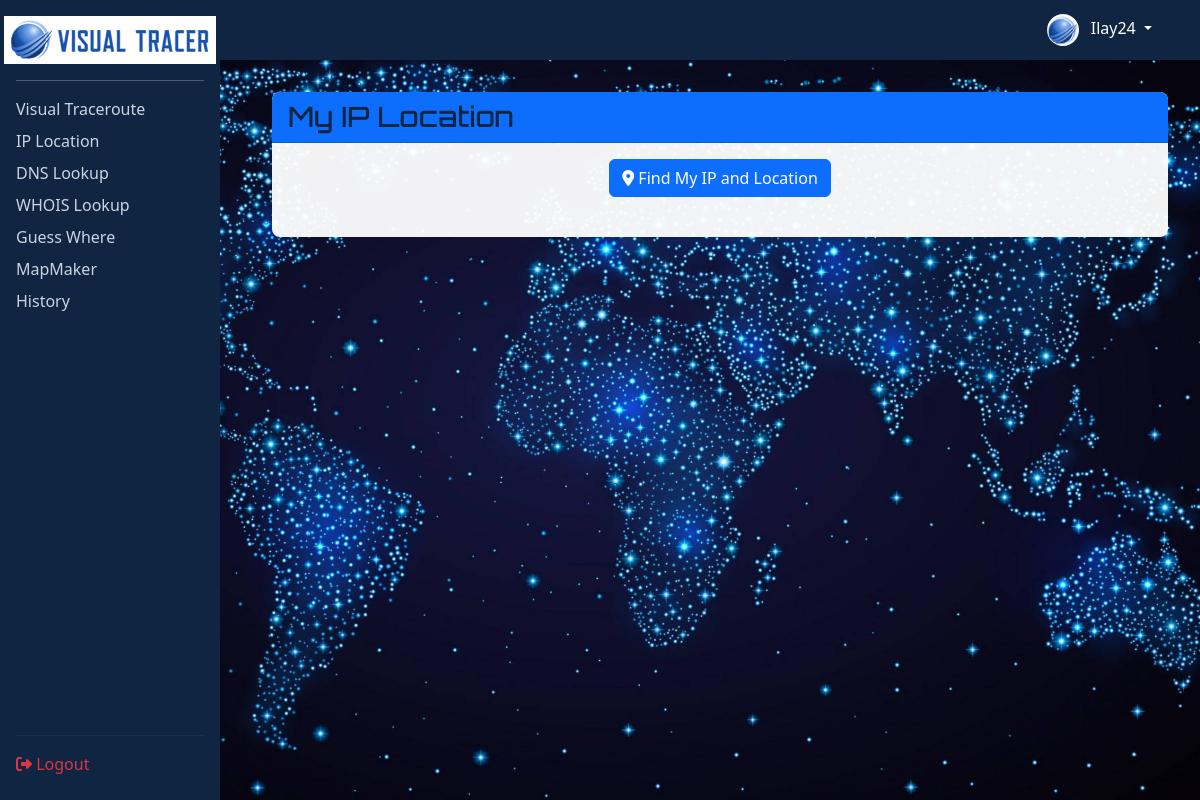
The app's page /tools/ip (signed in) with its own data.
### app/models.py (models this page shows, shortened)
class User(db.Model, UserMixin):
    id = db.Column(db.Integer, primary_key=True)
    username = db.Column(db.String(64), unique=True, nullable=False, index=True)
    email = db.Column(db.String(120), unique=True, nullable=False, index=True)
    password_hash = db.Column(db.String(128), nullable=False)
    profile_image = db.Column(db.String(120), default='default.jpg')
    bio = db.Column(db.Text, nullable=True)
    created_at = db.Column(db.DateTime, default=datetime.utcnow)
    updated_at = db.Column(db.DateTime, default=datetime.utcnow, onupdate=datetime.utcnow)
    trace_histories = db.relationship('TracerouteHistory', backref='user', lazy='dynamic', cascade='all, delete-orphan')

### app/routes/tools.py (the view)
@tools_bp.route('/ip')
@login_required
def ip_location():
    return render_template('tools/ip_location.html', title='IP Location')

### app/models.py (called while the page is built)
@login_manager.user_loader
def load_user(user_id):
    return User.query.get(int(user_id))

### app/templates/tools/ip_location.html (shortened to what this page needs)
{% extends "base.html" %}
{% block content %}
<div class="row">
    <div class="col-md-12">
        <div class="card">
            <div class="card-header bg-primary text-white">
                <h3 class="card-title mb-0">My IP Location</h3>
            </div>
            <div class="card-body">
                <div class="text-center mb-4">
                    <button id="find-ip" class="btn btn-primary">
                        <i class="fas fa-map-marker-alt"></i> Find My IP and Location
                    </button>
                </div>
            </div>
        </div>
    </div>
</div>
{% endblock %}

### app/templates/base.html (shortened to what this page needs)
<!DOCTYPE html>
<html lang="en">
<head>
    <link href="https://cdn.jsdelivr.net/npm/bootstrap@5.3.0/dist/css/bootstrap.min.css" rel="stylesheet">
    <link rel="stylesheet" href="https://cdnjs.cloudflare.com/ajax/libs/font-awesome/6.4.0/css/all.min.css">
    <link rel="stylesheet" href="https://unpkg.com/leaflet@1.9.4/dist/leaflet.css" />
    <link rel="stylesheet" href="{{ url_for('static', filename='css/style.css') }}">
    <link rel="stylesheet" href="https://cdnjs.cloudflare.com/ajax/libs/animate.css/4.1.1/animate.min.css" />
</head>
<body>
    <div class="sidebar">
        <a class="d-flex align-items-center justify-content-center mb-3" href="{{ url_for('main.index') }}">
            <img src="{{ url_for('static', filename='img/logo.png') }}" style="height: 48px;">
        </a>
        <hr>
        {% if current_user.is_authenticated %}
            <a class="nav-link" href="{{ url_for('tools.traceroute_page') }}">Visual Traceroute</a>
            <a class="nav-link" href="{{ url_for('tools.ip_location') }}">IP Location</a>
            <a class="nav-link" href="{{ url_for('tools.dns_lookup') }}">DNS Lookup</a>
            <a class="nav-link" href="{{ url_for('tools.whois_lookup') }}">WHOIS Lookup</a>
            <a class="nav-link" href="{{ url_for('tools.guess_where') }}">Guess Where</a>
            <a class="nav-link" href="{{ url_for('tools.map_maker') }}">MapMaker</a>
            <a class="nav-link" href="{{ url_for('tools.history') }}">History</a>
            <div style="position: absolute; bottom: 1rem; width: calc(100% - 2rem);">
                <hr style="border-top: 1px solid rgba(255,255,255,0.2);">
                <a class="nav-link text-danger" href="{{ url_for('auth.logout') }}">
                    <i class="fas fa-sign-out-alt"></i> Logout
                </a>
            </div>
        {% endif %}
    </div>
    <nav class="navbar navbar-custom justify-content-end">
        <div class="d-flex align-items-center">
            {% if current_user.is_authenticated %}
            <div class="dropdown">
                <a class="nav-link dropdown-toggle text-white" href="#" role="button" data-bs-toggle="dropdown">
                    <img src="{{ url_for('static', filename='uploads/' + current_user.profile_image) }}" class="avatar-img me-2">
                    {{ current_user.username }}
                </a>
            </div>
            {% else %}
            <a class="nav-link text-white" href="{{ url_for('auth.login') }}">Login</a>
            <a class="nav-link text-white" href="{{ url_for('auth.register') }}">Register</a>
            {% endif %}
        </div>
    </nav>
    <div class="main-content">
        {% block content %}{% endblock %}
    </div>
</body>
</html>

### app/static/css/style.css (style rules this page uses)
body { background-color: transparent; font-family: 'Segoe UI', Tahoma, Geneva, Verdana, sans-serif; margin: 0; padding: 0; color: #ffffff; }
:root { --bg-color: #ffffff; --text-color: #000000; --card-bg: rgba(255, 255, 255, 0.95); --primary-color: #102542; }
body { background-color: var(--bg-color); color: var(--text-color); }
.card { background-color: var(--card-bg); color: var(--text-color); }
.navbar-custom, .sidebar { background-color: var(--primary-color) !important; }
.navbar-custom .nav-link, .sidebar .nav-link { color: var(--text-color); }
.sidebar { height: 100vh; background-color: #102542; padding: 1rem; position: fixed; width: 220px; top: 0; left: 0; color: white; z-index: 1000; }
.sidebar .nav-link { color: #cbd5e0; margin: 0.5rem 0; font-weight: 500; display: block; }
.navbar-custom { background-color: #102542; color: white; margin-left: 220px; height: 60px; display: flex; align-items: center; padding: 0 2rem; }
.navbar-custom .nav-link { color: white; padding: 0 1rem; }
.avatar-img { width: 32px; height: 32px; border-radius: 50%; object-fit: cover; }
.main-content { margin-left: 240px; padding: 2rem; min-height: calc(100vh - 60px); }
.card { background-color: rgba(255, 255, 255, 0.95); border: none; border-radius: 0.5rem; color: #000; }
.card-header.bg-primary { background-color: #102542; color: white; border-radius: 0.5rem 0.5rem 0 0; }
.btn { border-radius: 0.375rem; }
h1, h3, h5, h6 { font-family: 'Orbitron', sans-serif; color: #102542 !important; }
h1, h3, h5, h6 { font-family: 'Orbitron', sans-serif; color: #ffffff; opacity: 0; transform: translateY(-20px); animation: fadeDown 1s ease forwards; }
h1, h3, h5, h6, .home-card p.small { opacity: 0; transform: translateY(20px); transition: all 0.8s ease-out; }
.animate-visible { opacity: 1; transform: translateY(0); }

### records on screen
User: profile_image (picture), username "Ilay24"
